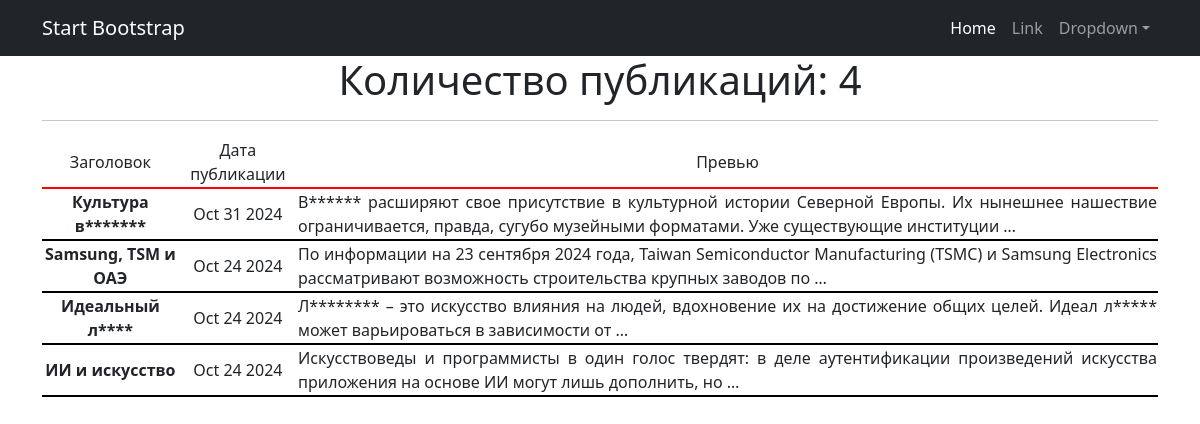
Page /news/ on the committed database.
### News/models.py (models this page shows, shortened)
class Post(models.Model):
    article = 'AR'
    news = 'NE'
    TYPES = [
        (article, 'Статья'),
        (news, 'Новость')
    ]
    author = models.ForeignKey(Author, on_delete=models.CASCADE)
    news_type = models.CharField(max_length=2, choices=TYPES, default=article)
    publication_date = models.DateTimeField(auto_now_add=True)
    category = models.ManyToManyField(Category, through='PostCategory')
    title = models.CharField(max_length=30)
    text = models.TextField()
    rating = models.IntegerField(default=0, validators=[MinValueValidator(0)])

### News/views.py (the view)
# urls.py: path('', PostsList.as_view()),
class PostsList(ListView):
    model = Post
    ordering = '-publication_date'
    template_name = 'posts.html'
    context_object_name = 'posts'

### News/templatetags/custom_filters.py (called while the page is built)
@register.filter()
def censor(value, bad_word=None):
    splitted_text = value.split()
    censored_text = []
    for word in splitted_text:
        for bad_word in ILLEGAL_WORDS:
            if word.startswith(bad_word):
                censored_word = word[0] + '*'*(len(word) - 1)
                censored_text.append(censored_word)
                break
        else:
            censored_text.append(word)
    return ' '.join(censored_text)

### templates/posts.html (shortened to what this page needs)
{% extends 'flatpages/default.html' %}
{% load custom_filters %}
{% block content %}
   <h1>Количество публикаций: {{ posts|length }}</h1>
   <hr>
   {% if posts %}
       <table>
           <tr style="border-bottom: 2px solid red;">
               <td>Заголовок</td>
               <td>Дата публикации</td>
               <td>Превью</td>
           </tr>
           {% for post in posts%}
           <tr style="border-bottom: 2px solid black;">
               <td><b>{{ post.title|censor:"викинг, Викинги, викингов, лидер, Лидер" }}</b></td>
               <td>{{ post.publication_date|date:'M d Y' }}</td>
               <td style="text-align: justify;">{{ post.text|censor:"викинг, Викинги, викингов, лидер, Лидер"|truncatewords:20 }}</td>
           </tr>
           {% endfor %}
       </table>
   {% else %}
       <h2>Публикаций нет!</h2>
   {% endif %}
{% endblock content %}

### templates/flatpages/default.html (shortened to what this page needs)
<!DOCTYPE html>
<html lang="en">
    <head>
        {% load static %}
        <link href="{% static 'css/styles.css' %}" rel="stylesheet" />
    </head>
    <body>
        <nav class="navbar navbar-expand-lg navbar-dark bg-dark">
            <div class="container">
                <a class="navbar-brand" href="#">Start Bootstrap</a>
                <div class="collapse navbar-collapse" id="navbarSupportedContent">
                    <ul class="navbar-nav ms-auto mb-2 mb-lg-0">
                        <li class="nav-item"><a class="nav-link active" aria-current="page" href="#">Home</a></li>
                        <li class="nav-item"><a class="nav-link" href="#">Link</a></li>
                        <li class="nav-item dropdown">
                            <a class="nav-link dropdown-toggle" id="navbarDropdown" href="#" role="button" data-bs-toggle="dropdown" aria-expanded="false">Dropdown</a>
                        </li>
                    </ul>
                </div>
            </div>
        </nav>
       <div class="container">
            <div class="row">
              <div class="col-lg-12 text-center">
                    {% block content %}{% endblock content %}
               </div>
             </div>
       </div>
    </body>
</html>

### rows in the picture
Post: title|censor "Культура в*******", publication_date "Oct 31 2024", text|censor "В****** расширяют свое присутствие в культурной истории Северной Европы. Их нынешнее нашествие ограничивается, правда, сугубо музейными форматами. Уже существующие институции …"
Post: title|censor "Samsung, TSM и ОАЭ", publication_date "Oct 24 2024", text|censor "По информации на 23 сентября 2024 года, Taiwan Semiconductor Manufacturing (TSMC) и Samsung Electronics рассматривают возможность строительства крупных заводов по …"
Post: title|censor "Идеальный л****", publication_date "Oct 24 2024", text|censor "Л******** – это искусство влияния на людей, вдохновение их на достижение общих целей. Идеал л***** может варьироваться в зависимости от …"
Post: title|censor "ИИ и искусство", publication_date "Oct 24 2024", text|censor "Искусствоведы и программисты в один голос твердят: в деле аутентификации произведений искусства приложения на основе ИИ могут лишь дополнить, но …"

### other values in the picture
{{ posts|length }} "4"
